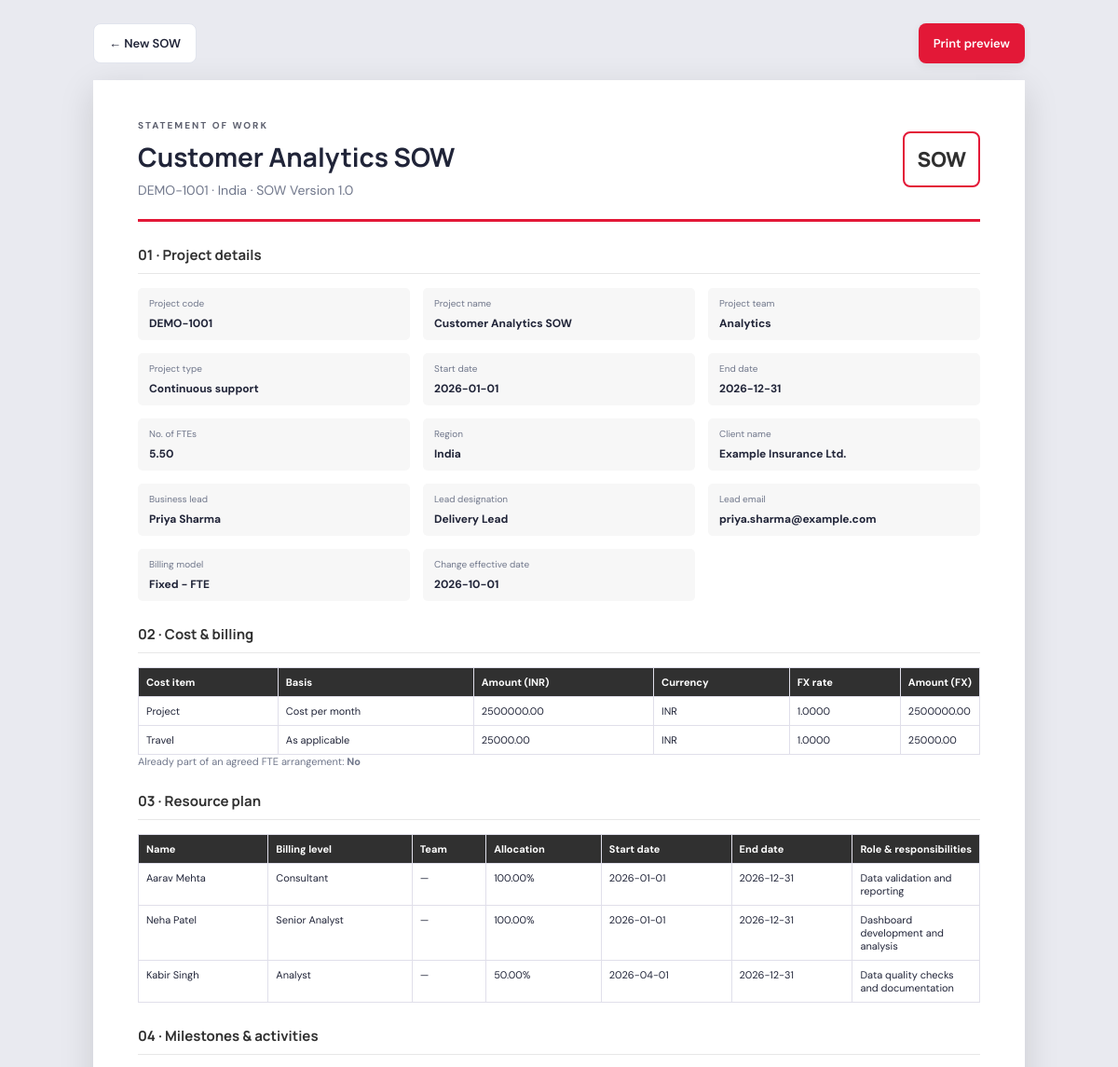
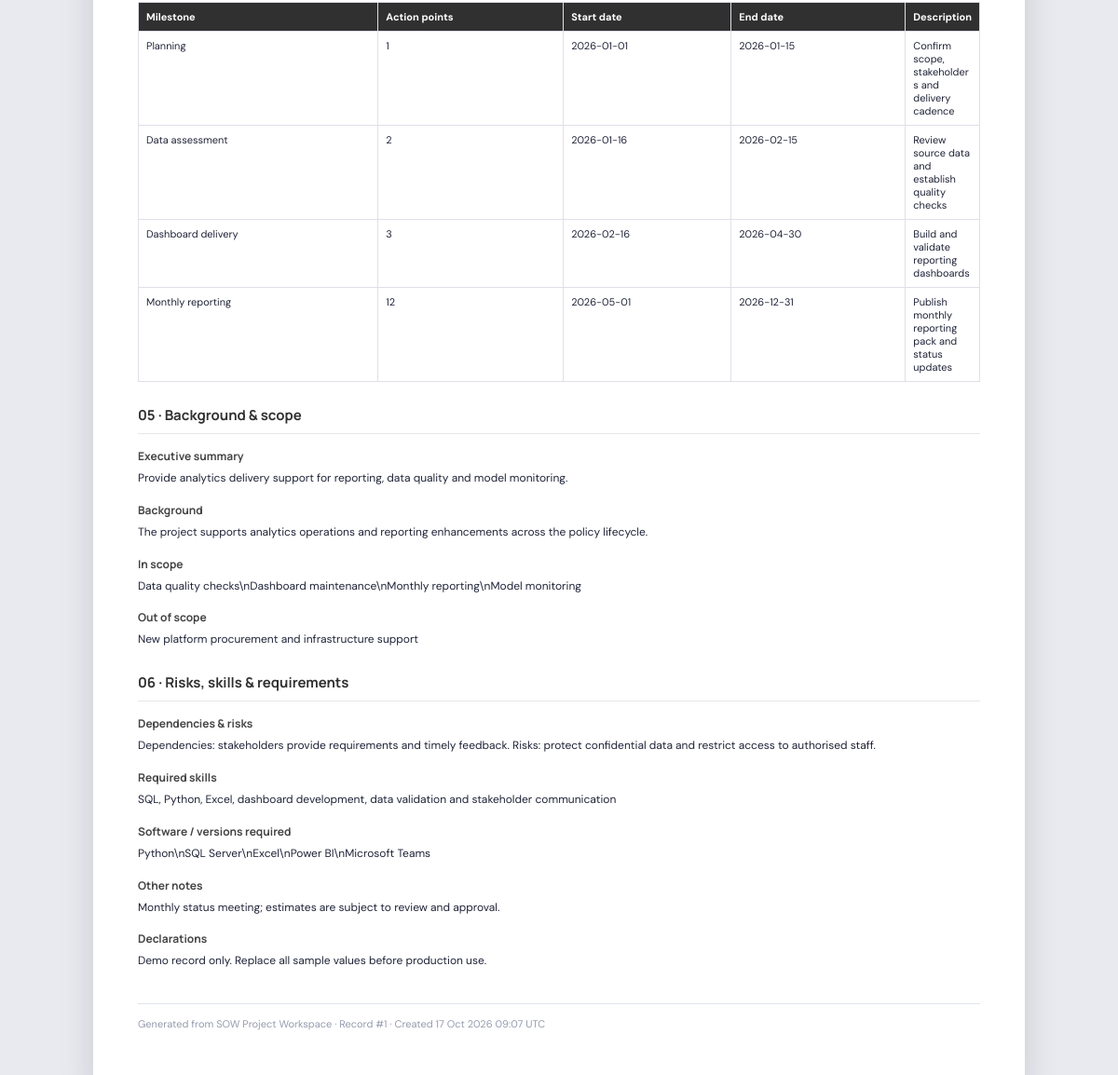
The app's page /projects/1/print with its own data (2 pictures, top to bottom).
### app.py (models this page shows)
class SowProject(db.Model):
    __tablename__ = "sow_projects"
    id = db.Column(db.Integer, primary_key=True)
    project_code = db.Column(db.String(30), nullable=False, index=True)
    project_name = db.Column(db.String(100), nullable=False)
    project_team = db.Column(db.String(100))
    project_type = db.Column(db.String(100))
    start_date = db.Column(db.Date)
    end_date = db.Column(db.Date)
    fte_count = db.Column(db.Numeric(8, 2))
    region = db.Column(db.String(100))
    client_name = db.Column(db.String(150))
    business_lead = db.Column(db.String(150))
    business_lead_designation = db.Column(db.String(150))
    business_lead_email = db.Column(db.String(255))
    billing_model = db.Column(db.String(100))
    change_effective_date = db.Column(db.Date)
    already_agreed_fte = db.Column(db.String(10))
    project_cost_inr = db.Column(db.Numeric(14, 2))
    billing_currency = db.Column(db.String(10))
    fx_rate = db.Column(db.Numeric(12, 4))
    project_cost_fx = db.Column(db.Numeric(14, 2))
    travel_cost_inr = db.Column(db.Numeric(14, 2))
    travel_currency = db.Column(db.String(10))
    travel_fx_rate = db.Column(db.Numeric(12, 4))
    travel_cost_fx = db.Column(db.Numeric(14, 2))
    executive_summary = db.Column(db.Text)
    background = db.Column(db.Text)
    in_scope = db.Column(db.Text)
    out_of_scope = db.Column(db.Text)
    dependencies_risks = db.Column(db.Text)
    required_skills = db.Column(db.Text)
    software_required = db.Column(db.Text)
    other_notes = db.Column(db.Text)
    declarations = db.Column(db.Text)
    sow_version = db.Column(db.String(30), nullable=False, default="1.0")
    change_summary = db.Column(db.Text)
    created_at = db.Column(db.DateTime, default=datetime.utcnow, nullable=False)
    resources = db.relationship(
        "SowResource", backref="project", cascade="all, delete-orphan",
        order_by="SowResource.sort_order"
    )
    milestones = db.relationship(
        "SowMilestone", backref="project", cascade="all, delete-orphan",
        order_by="SowMilestone.sort_order"
    )

class SowResource(db.Model):
    __tablename__ = "sow_resources"
    id = db.Column(db.Integer, primary_key=True)
    project_id = db.Column(db.Integer, db.ForeignKey("sow_projects.id"), nullable=False)
    name = db.Column(db.String(150), nullable=False)
    billing_level = db.Column(db.String(100))
    team = db.Column(db.String(100))
    allocation_percent = db.Column(db.Numeric(6, 2), default=100)
    start_date = db.Column(db.Date)
    end_date = db.Column(db.Date)
    responsibilities = db.Column(db.String(500))
    sort_order = db.Column(db.Integer, default=0)

class SowMilestone(db.Model):
    __tablename__ = "sow_milestones"
    id = db.Column(db.Integer, primary_key=True)
    project_id = db.Column(db.Integer, db.ForeignKey("sow_projects.id"), nullable=False)
    milestone = db.Column(db.String(150), nullable=False)
    action_points = db.Column(db.Integer, default=1)
    start_date = db.Column(db.Date)
    end_date = db.Column(db.Date)
    description = db.Column(db.String(500))
    sort_order = db.Column(db.Integer, default=0)

### app.py (the view)
@app.route("/projects/<int:project_id>/print")
def print_project(project_id):
    project = db.get_or_404(SowProject, project_id)
    pdf_filename = f"{re.sub(r'[^A-Za-z0-9_-]+', '_', project.project_code or 'SOW')}_{project.id}.pdf"
    pdf_path = os.path.join(app.instance_path, "generated_pdfs", pdf_filename)
    return render_template("print.html", project=project, preview_mode=False,
                           pdf_exists=os.path.exists(pdf_path), pdf_filename=pdf_filename)

### app.py (called while the page is built)
@app.before_request
def initialize_schema_for_demo():
    ensure_schema()

### templates/print.html (shortened to what this page needs)
<!doctype html>
<html lang="en">
<head><link rel="stylesheet" href="{{ url_for('static', filename='style.css') }}"></head>
<body class="print-body">
<div class="print-toolbar no-print">
  {% if preview_mode %}
    <button class="btn btn-light" onclick="history.back()">← Back to edit</button>
    <button class="btn btn-primary" type="button" id="open-save-confirm">Save SOW &amp; Generate PDF ✓</button>
    <div class="modal-backdrop no-print" id="save-confirm-modal" {% if not modal_open|default(false) %}hidden{% endif %}>
      <div class="confirm-modal" role="dialog" aria-modal="true" aria-labelledby="confirm-title">
        <div class="modal-icon">✓</div>
        <h2 id="confirm-title">Confirm SOW submission</h2>
        <p class="modal-intro">Confirm the project identity and version details before the record and PDF are created.</p>
        {% if confirmation_error|default('') %}<p class="form-error" role="alert">{{ confirmation_error }}</p>{% endif %}
        <form action="{{ url_for('create_project') }}" method="post" id="final-save-form">
          <label>Project code<input name="project_code_confirm" value="{{ project.project_code }}" readonly required></label>
          <label>SOW version<input name="sow_version" value="{{ request.form.get('sow_version', project.sow_version|default('1.0')) }}" required maxlength="30" placeholder="e.g. 1.0 or 1.1"></label>
          <label>Change summary<textarea name="change_summary" rows="4" placeholder="Describe what changed in this SOW version…" required>{{ request.form.get('change_summary', '') }}</textarea></label>
          <div class="modal-actions"><button class="btn btn-light" type="button" id="cancel-save-confirm">Cancel</button><button class="btn btn-primary" type="submit">Confirm &amp; Save PDF</button></div>
        </form>
      </div>
    </div>
  {% else %}
    <a class="btn btn-light" href="{{ url_for('index') }}">← New SOW</a>
    <button class="btn btn-primary" onclick="window.print()">Print preview</button>
  {% endif %}
</div>
<main class="document">
  <header class="doc-header"><div><div class="eyebrow">STATEMENT OF WORK</div><h1>{{ project.project_name }}</h1><p>{{ project.project_code }} · {{ project.region or 'Region not specified' }} · SOW Version {{ project.sow_version|default('1.0') }}</p></div><div class="doc-mark">SOW</div></header>
  <section class="doc-section"><h2>01 · Project details</h2><div class="doc-grid">
    {% for label, value in [('Project code',project.project_code),('Project name',project.project_name),('Project team',project.project_team),('Project type',project.project_type),('Start date',project.start_date),('End date',project.end_date),('No. of FTEs',project.fte_count),('Region',project.region),('Client name',project.client_name),('Business lead',project.business_lead),('Lead designation',project.business_lead_designation),('Lead email',project.business_lead_email),('Billing model',project.billing_model),('Change effective date',project.change_effective_date)] %}
    <div class="doc-field"><span>{{ label }}</span><strong>{{ value or '—' }}</strong></div>{% endfor %}
  </div></section>
  <section class="doc-section"><h2>02 · Cost &amp; billing</h2><table class="doc-table"><thead><tr><th>Cost item</th><th>Basis</th><th>Amount (INR)</th><th>Currency</th><th>FX rate</th><th>Amount (FX)</th></tr></thead><tbody>
    <tr><td>Project</td><td>Cost per month</td><td>{{ project.project_cost_inr or '—' }}</td><td>{{ project.billing_currency or '—' }}</td><td>{{ project.fx_rate or '—' }}</td><td>{{ project.project_cost_fx or '—' }}</td></tr>
    <tr><td>Travel</td><td>As applicable</td><td>{{ project.travel_cost_inr or '—' }}</td><td>{{ project.travel_currency or '—' }}</td><td>{{ project.travel_fx_rate or '—' }}</td><td>{{ project.travel_cost_fx or '—' }}</td></tr>
  </tbody></table><p class="muted">Already part of an agreed FTE arrangement: <strong>{{ project.already_agreed_fte or '—' }}</strong></p></section>
  <section class="doc-section"><h2>03 · Resource plan</h2><table class="doc-table"><thead><tr><th>Name</th><th>Billing level</th><th>Team</th><th>Allocation</th><th>Start date</th><th>End date</th><th>Role &amp; responsibilities</th></tr></thead><tbody>
  {% for r in project.resources %}<tr><td>{{ r.name }}</td><td>{{ r.billing_level or '—' }}</td><td>{{ r.team or '—' }}</td><td>{{ r.allocation_percent or 0 }}%</td><td>{{ r.start_date or '—' }}</td><td>{{ r.end_date or '—' }}</td><td>{{ r.responsibilities or '—' }}</td></tr>{% else %}<tr><td colspan="7">No resources provided.</td></tr>{% endfor %}
  </tbody></table></section>
  <section class="doc-section"><h2>04 · Milestones &amp; activities</h2><table class="doc-table"><thead><tr><th>Milestone</th><th>Action points</th><th>Start date</th><th>End date</th><th>Description</th></tr></thead><tbody>
  {% for m in project.milestones %}<tr><td>{{ m.milestone }}</td><td>{{ m.action_points }}</td><td>{{ m.start_date or '—' }}</td><td>{{ m.end_date or '—' }}</td><td>{{ m.description or '—' }}</td></tr>{% else %}<tr><td colspan="5">No milestones provided.</td></tr>{% endfor %}
  </tbody></table></section>
  <section class="doc-section"><h2>05 · Background &amp; scope</h2>
    {% for title, value in [('Executive summary',project.executive_summary),('Background',project.background),('In scope',project.in_scope),('Out of scope',project.out_of_scope)] %}{% if value %}<div class="doc-copy"><h3>{{ title }}</h3><div class="rich-output">{{ value|safe }}</div></div>{% endif %}{% endfor %}
  </section>
  <section class="doc-section"><h2>06 · Risks, skills &amp; requirements</h2>
    {% for title, value in [('Dependencies & risks',project.dependencies_risks),('Required skills',project.required_skills),('Software / versions required',project.software_required),('Other notes',project.other_notes),('Declarations',project.declarations)] %}{% if value %}<div class="doc-copy"><h3>{{ title }}</h3><div class="rich-output">{{ value|safe }}</div></div>{% endif %}{% endfor %}
  </section>
  <footer class="doc-footer">Generated from SOW Project Workspace · Record #{{ project.id }} · Created {{ project.created_at.strftime('%d %b %Y %H:%M UTC') }}</footer>
</main>
</body></html>

### static/style.css (style rules this page uses)
:root { --ink:#202438;--muted:#70778b;--line:#e1e4ed;--bg:#f5f6fa;--purple:#35245e;--purple2:#5d47a1;--accent:#7763c5;--white:#fff }
* { box-sizing:border-box }
body { margin:0;background:var(--bg);color:var(--ink);font-family:'DM Sans',Arial,sans-serif;font-size:14px }
h1,h2,h3,p { margin-top:0 }
h1,h2,h3 { font-family:Manrope,Arial,sans-serif }
.eyebrow { font-size:10px;font-weight:700;letter-spacing:2px;opacity:.72 }
.btn { font:600 13px 'DM Sans',sans-serif;border:0;border-radius:8px;padding:12px 16px;cursor:pointer;text-decoration:none;display:inline-flex;align-items:center;justify-content:center;gap:8px }
.btn-primary { background:var(--purple2);color:white;box-shadow:0 3px 8px #35245e20 }
.btn-light { background:white;color:var(--ink);border:1px solid var(--line) }
table { width:100%;border-collapse:collapse }
th { background:#f2f0f8;color:#4b4267;font-size:11px;text-align:left;font-weight:700;white-space:nowrap }
th,td { padding:8px;border-bottom:1px solid #e9eaf1 }
td:last-child { width:35px }
footer { padding:20px 0;color:#969bad;font-size:11px;text-align:center }
.print-body { background:#e9eaf0;padding:25px }
.print-toolbar { max-width:1000px;margin:0 auto 18px;display:flex;justify-content:space-between }
.document { max-width:1000px;margin:0 auto;background:white;padding:42px 48px;box-shadow:0 10px 35px #1112 }
.doc-header { display:flex;justify-content:space-between;align-items:center;border-bottom:3px solid var(--purple);padding-bottom:22px;margin-bottom:25px }
.doc-header h1 { font-size:28px;margin:8px 0 }
.doc-header p { margin:0;color:var(--muted) }
.doc-mark { font-family:Manrope,sans-serif;font-weight:800;font-size:22px;color:var(--purple);border:2px solid var(--purple);padding:13px;border-radius:8px }
.doc-section { margin:25px 0;break-inside:avoid }
.doc-section h2 { font-size:15px;color:var(--purple);border-bottom:1px solid #dcd6eb;padding-bottom:9px;margin-bottom:15px }
.doc-grid { display:grid;grid-template-columns:repeat(3,minmax(0,1fr));gap:14px }
.doc-field { padding:10px 12px;background:#f7f6fa;border-radius:5px;min-width:0 }
.doc-field span { display:block;color:var(--muted);font-size:10px;margin-bottom:5px }
.doc-field strong { font-size:12px;overflow-wrap:anywhere }
.doc-table { font-size:11px }
.doc-table th { background:var(--purple);color:white }
.doc-table th,.doc-table td { padding:8px;border:1px solid #e0dfea;vertical-align:top;overflow-wrap:anywhere }
.doc-copy { margin:15px 0;break-inside:avoid }
.doc-copy h3 { font-size:12px;margin-bottom:6px;color:#5d5276 }
.muted { color:var(--muted);font-size:11px }
.doc-footer { border-top:1px solid var(--line);padding-top:14px;margin-top:35px;text-align:left }
.rich-output { font-size:12px;line-height:1.65;overflow-wrap:anywhere }
body { background:var(--bg);color:var(--ink) }
.btn-primary { background:#e31837;box-shadow:0 3px 8px #30303014 }
th { background:#f4f4f4;color:#303030 }
.doc-header { border-bottom-color:#e31837 }
.doc-mark { color:#303030;border-color:#e31837 }
.doc-section h2 { color:#303030;border-bottom-color:#e7e7e7 }
.doc-field { background:#f7f7f7 }
.doc-table th { background:#303030;color:#fff }
.doc-copy h3 { color:#444444 }

### records on screen
SowProject: project_name "Customer Analytics SOW", project_code "DEMO-1001", region "India", sow_version "1.0", label "Project code", label "Project name", label "Project team", project_team "Analytics", label "Project type", project_type "Continuous support", start_date "2026-01-01" "2026-12-31" "5.50" "2026-10-01", label "Region", label "Client name", client_name "Example Insurance Ltd.", label "Business lead", business_lead "Priya Sharma", label "Lead designation", business_lead_designation "Delivery Lead", label "Lead email", business_lead_email "priya.sharma@example.com", label "Billing model", billing_model "Fixed - FTE", project_cost_inr "2500000.00", billing_currency "INR", fx_rate "1.0000", project_cost_fx "2500000.00", travel_cost_inr "25000.00", travel_currency "INR", travel_fx_rate "1.0000", travel_cost_fx "25000.00", already_agreed_fte "No", title "Executive summary", executive_summary "Provide analytics delivery support for reporting, data quality and model monitoring.", title "Background", background "The project supports analytics operations and reporting enhancements across the policy lifecycle.", title "In scope", in_scope "Data quality checks\\nDashboard maintenance\\nMonthly reporting\\nModel monitoring", title "Out of scope", out_of_scope "New platform procurement and infrastructure support", title "Dependencies & risks", dependencies_risks "Dependencies: stakeholders provide requirements and timely feedback. Risks: protect confidential data and restrict access to authorised staff.", title "Required skills", required_skills "SQL, Python, Excel, dashboard development, data validation and stakeholder communication", title "Software / versions required", software_required "Python\\nSQL Server\\nExcel\\nPower BI\\nMicrosoft Teams", title "Other notes", other_notes "Monthly status meeting; estimates are subject to review and approval.", title "Declarations", declarations "Demo record only. Replace all sample values before production use.", id "1", created_at "17 Oct 2026 09:07 UTC"
SowResource: name "Aarav Mehta", billing_level "Consultant", team "—", allocation_percent "100.00", start_date "2026-01-01", end_date "2026-12-31", responsibilities "Data validation and reporting"
SowResource: name "Neha Patel", billing_level "Senior Analyst", team "—", allocation_percent "100.00", start_date "2026-01-01", end_date "2026-12-31", responsibilities "Dashboard development and analysis"
SowResource: name "Kabir Singh", billing_level "Analyst", team "—", allocation_percent "50.00", start_date "2026-04-01", end_date "2026-12-31", responsibilities "Data quality checks and documentation"
SowMilestone: milestone "Planning", action_points "1", start_date "2026-01-01", end_date "2026-01-15", description "Confirm scope, stakeholders and delivery cadence"
SowMilestone: milestone "Data assessment", action_points "2", start_date "2026-01-16", end_date "2026-02-15", description "Review source data and establish quality checks"
SowMilestone: milestone "Dashboard delivery", action_points "3", start_date "2026-02-16", end_date "2026-04-30", description "Build and validate reporting dashboards"
SowMilestone: milestone "Monthly reporting", action_points "12", start_date "2026-05-01", end_date "2026-12-31", description "Publish monthly reporting pack and status updates"

### other values on screen
{{ label }} "Start date" "End date" "No. of FTEs" "Change effective date"
